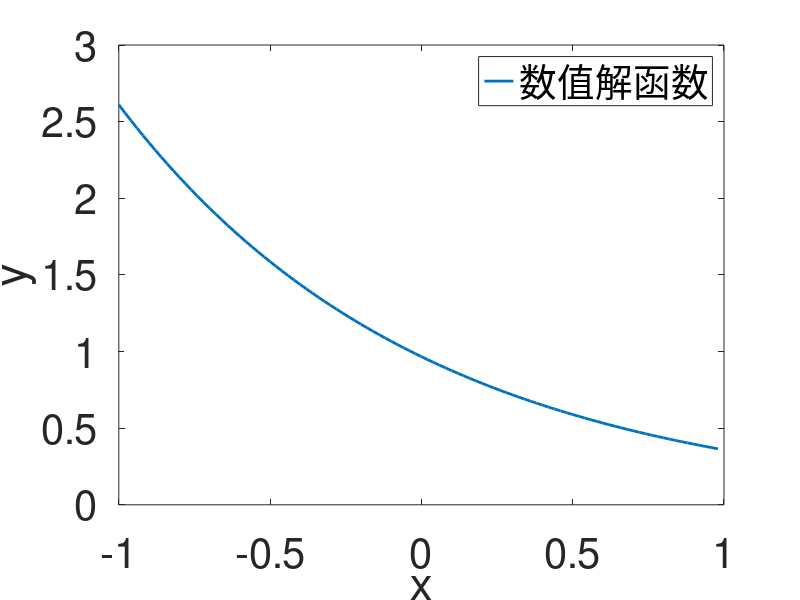

MATLAB code for this plot:
clc,clear,close all;
n=100;L=-1;R=1;
h=(R-L)/n;
t=L:h:R;
A=zeros(n,n);vf=zeros(n,1);
r=@(x) exp(x);q=@(x) x^2;
f=@(x) 1-(1+x^2)*exp(-x);
al=1;bl=1;ar=1;br=1;cl=0;cr=0;
temp1=zeros(n-2,1);%主对角
temp2=zeros(n-2,1);%下次主对角
temp3=zeros(n-2,1);%上次主对角
for i=1:n-2
    temp1(i)=r(t(i))*h^2+2;
    temp2(i)=-q(t(i))*h/2-1;
    temp3(i)=q(t(i))*h/2-1;
end
A(1,1)=2*al*h-3*bl;A(1,2)=4*bl;A(1,3)=-bl;
A(n,n-2)=br;A(n,n-1)=-4*br;A(n,n)=3*br+2*ar*h;
vf(1)=h*cl;vf(n)=h*cr;
for i=2:n-1
    A(i,i)=temp1(i-1);
    A(i,i-1)=temp2(i-1);
    A(i,i+1)=temp3(i-1);
    vf(i)=f(t(i))*h^2;
end
u=A\vf;
fig=plot(t(1:end-1),u)
set(fig,'LineWidth',2,'markersize',2);set(gca,'FontSize',30);
xlabel('x');ylabel('y');
legend(fig,'数值解函数')